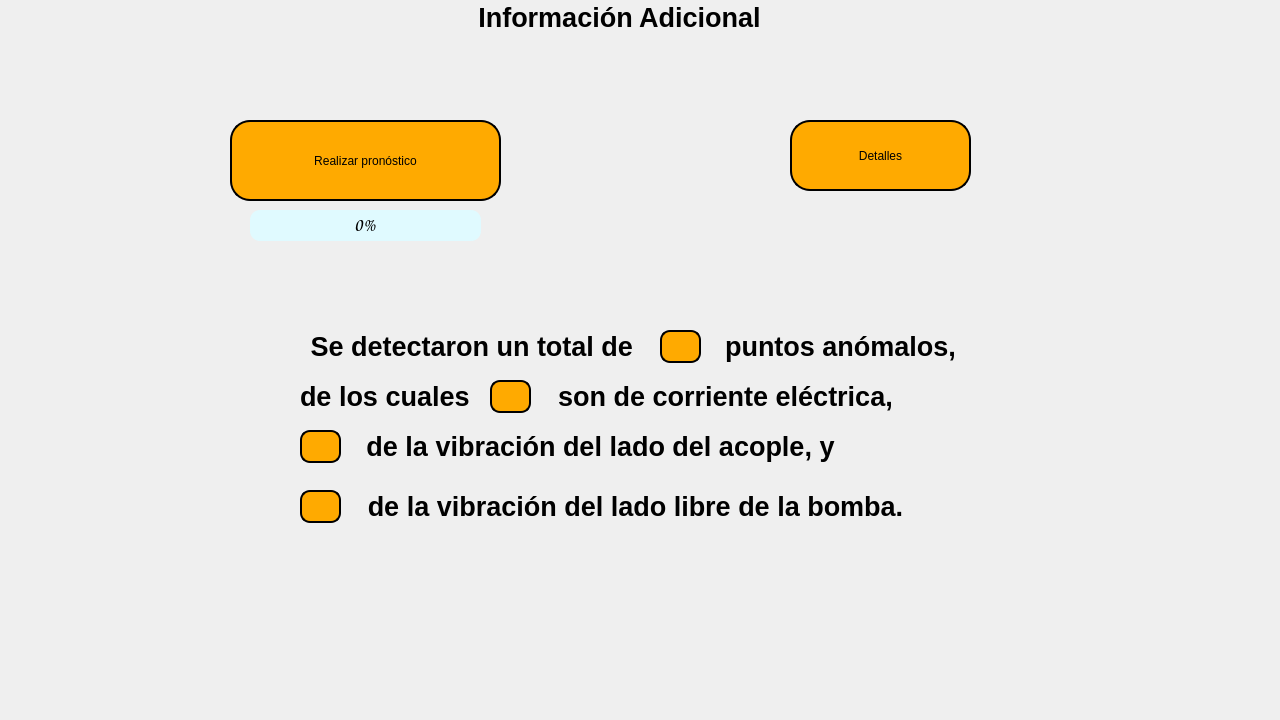
         <widget class="QWidget" name="tab_4">
          <attribute name="icon">
           <iconset>
            <normaloff>../../GUI/5238556.png</normaloff>../../GUI/5238556.png</iconset>
          </attribute>
          <attribute name="title">
           <string/>
          </attribute>
          <widget class="QPushButton" name="pushButton">
           <property name="geometry">
            <rect>
             <x>230</x>
             <y>120</y>
             <width>271</width>
             <height>81</height>
            </rect>
           </property>
           <property name="styleSheet">
            <string notr="true">QPushButton{
background-color:rgb(255, 170, 0);
border-top-left-radius: 20px;
border-bottom-left-radius:20px;
border-top-right-radius:20px;
border-bottom-right-radius:20px;
border-width: 2px;
border-style: solid;
border-color: #000000;
font: 75 18pt &quot;Comic Sans MS&quot;;
}

QPushButton:hover{
font: 75 18pt &quot;Comic Sans MS&quot;;
}</string>
           </property>
           <property name="text">
            <string>Realizar pronóstico</string>
           </property>
          </widget>
          <widget class="QProgressBar" name="progressBar">
           <property name="geometry">
            <rect>
             <x>250</x>
             <y>210</y>
             <width>231</width>
             <height>31</height>
            </rect>
           </property>
           <property name="font">
            <font>
             <family>Comic Sans MS</family>
             <pointsize>14</pointsize>
             <weight>75</weight>
             <bold>true</bold>
            </font>
           </property>
           <property name="styleSheet">
            <string notr="true">QProgressBar{
background-color:rgb(224, 250, 255);
color:rgb(0, 0, 0);
border-style:solid;
border-radius:10px;
text-align: center;
}

QProgressBar::chunk{
border-radius:10px;
background-color: qlineargradient(spread:pad, x1:0, y1:0, x2:1, y2:0, stop:0.397727 rgba(255, 90, 90, 255), stop:1 rgba(230, 255, 0, 255));
}
</string>
           </property>
           <property name="value">
            <number>0</number>
           </property>
          </widget>
          <widget class="QWidget" name="layoutWidget">
           <property name="geometry">
            <rect>
             <x>-1</x>
             <y>0</y>
             <width>1241</width>
             <height>35</height>
            </rect>
           </property>
           <layout class="QHBoxLayout" name="horizontalLayout_4">
            <item>
             <spacer name="horizontalSpacer_7">
              <property name="orientation">
               <enum>Qt::Horizontal</enum>
              </property>
              <property name="sizeHint" stdset="0">
               <size>
                <width>40</width>
                <height>20</height>
               </size>
              </property>
             </spacer>
            </item>
            <item>
             <widget class="QLabel" name="label_8">
              <property name="text">
               <string>&lt;!DOCTYPE HTML PUBLIC &quot;-//W3C//DTD HTML 4.0//EN&quot; &quot;http://www.w3.org/TR/REC-html40/strict.dtd&quot;&gt;
&lt;html&gt;&lt;head&gt;&lt;meta name=&quot;qrichtext&quot; content=&quot;1&quot; /&gt;&lt;style type=&quot;text/css&quot;&gt;
p, li { white-space: pre-wrap; }
&lt;/style&gt;&lt;/head&gt;&lt;body style=&quot; font-family:'MS Shell Dlg 2'; font-size:10pt; font-weight:400; font-style:normal;&quot;&gt;
&lt;p align=&quot;center&quot; style=&quot; margin-top:12px; margin-bottom:12px; margin-left:0px; margin-right:0px; -qt-block-indent:0; text-indent:0px;&quot;&gt;&lt;span style=&quot; font-size:20pt; font-weight:600; color:#000000;&quot;&gt;Información Adicional&lt;/span&gt;&lt;/p&gt;&lt;/body&gt;&lt;/html&gt;</string>
              </property>
             </widget>
            </item>
            <item>
             <spacer name="horizontalSpacer_8">
              <property name="orientation">
               <enum>Qt::Horizontal</enum>
              </property>
              <property name="sizeHint" stdset="0">
               <size>
                <width>40</width>
                <height>20</height>
               </size>
              </property>
             </spacer>
            </item>
           </layout>
          </widget>
          <widget class="QLabel" name="label_4">
           <property name="geometry">
            <rect>
             <x>1050</x>
             <y>540</y>
             <width>221</width>
             <height>171</height>
            </rect>
           </property>
           <property name="styleSheet">
            <string notr="true">background-color: qradialgradient(spread:pad, cx:0.5, cy:0.5, radius:0.5, fx:0.5, fy:0.5, stop:0 rgba(255, 255, 255, 0), stop:0.35 rgba(255, 255, 255, 0), stop:0.4 rgba(255, 255, 255, 0), stop:0.425 rgba(255, 255, 255, 0), stop:0.44 rgba(252, 252, 252, 0), stop:1 rgba(255, 255, 255, 0))</string>
           </property>
           <property name="text">
            <string/>
           </property>
           <property name="pixmap">
            <pixmap>descargar.png</pixmap>
           </property>
           <property name="scaledContents">
            <bool>true</bool>
           </property>
          </widget>
          <widget class="QLabel" name="label_5">
           <property name="geometry">
            <rect>
             <x>1090</x>
             <y>440</y>
             <width>141</width>
             <height>111</height>
            </rect>
           </property>
           <property name="styleSheet">
            <string notr="true">background-color: qradialgradient(spread:pad, cx:0.5, cy:0.5, radius:0.5, fx:0.5, fy:0.5, stop:0 rgba(255, 255, 255, 0), stop:0.35 rgba(255, 255, 255, 0), stop:0.4 rgba(255, 255, 255, 0), stop:0.425 rgba(255, 255, 255, 0), stop:0.44 rgba(252, 252, 252, 0), stop:1 rgba(255, 255, 255, 0))</string>
           </property>
           <property name="text">
            <string/>
           </property>
           <property name="pixmap">
            <pixmap>Mi proyecto.png</pixmap>
           </property>
           <property name="scaledContents">
            <bool>true</bool>
           </property>
          </widget>
          <widget class="QPushButton" name="pushButton_2">
           <property name="geometry">
            <rect>
             <x>790</x>
             <y>120</y>
             <width>181</width>
             <height>71</height>
            </rect>
           </property>
           <property name="styleSheet">
            <string notr="true">QPushButton{
background-color:rgb(255, 170, 0);
border-top-left-radius: 20px;
border-bottom-left-radius:20px;
border-top-right-radius:20px;
border-bottom-right-radius:20px;
border-width: 2px;
border-style: solid;
border-color: #000000;
font: 75 18pt &quot;Comic Sans MS&quot;;
}

QPushButton:hover{
font: 75 18pt &quot;Comic Sans MS&quot;;
}</string>
           </property>
           <property name="text">
            <string>Detalles</string>
           </property>
          </widget>
          <widget class="QLabel" name="total">
           <property name="geometry">
            <rect>
             <x>660</x>
             <y>330</y>
             <width>41</width>
             <height>33</height>
            </rect>
           </property>
           <property name="styleSheet">
            <string notr="true">QLabel{
background-color:rgb(255, 170, 0);
border-top-left-radius: 10px;
border-bottom-left-radius:10px;
border-top-right-radius:10px;
border-bottom-right-radius:10px;
border-width: 2px;
border-style: solid;
border-color: #000000;
font: 75 20pt &quot;MS Shell Dlg 2&quot;;
}</string>
           </property>
           <property name="text">
            <string>&lt;!DOCTYPE HTML PUBLIC &quot;-//W3C//DTD HTML 4.0//EN&quot; &quot;http://www.w3.org/TR/REC-html40/strict.dtd&quot;&gt;
&lt;html&gt;&lt;head&gt;&lt;meta name=&quot;qrichtext&quot; content=&quot;1&quot; /&gt;&lt;style type=&quot;text/css&quot;&gt;
p, li { white-space: pre-wrap; }
&lt;/style&gt;&lt;/head&gt;&lt;body style=&quot; font-family:'MS Shell Dlg 2'; font-size:8pt; font-weight:400; font-style:normal;&quot;&gt;
&lt;p align=&quot;center&quot; style=&quot;-qt-paragraph-type:empty; margin-top:12px; margin-bottom:12px; margin-left:0px; margin-right:0px; -qt-block-indent:0; text-indent:0px;&quot;&gt;&lt;br /&gt;&lt;/p&gt;&lt;/body&gt;&lt;/html&gt;</string>
           </property>
           <property name="alignment">
            <set>Qt::AlignCenter</set>
           </property>
          </widget>
          <widget class="QLabel" name="corriente">
           <property name="geometry">
            <rect>
             <x>490</x>
             <y>380</y>
             <width>41</width>
             <height>33</height>
            </rect>
           </property>
           <property name="styleSheet">
            <string notr="true">QLabel{
background-color:rgb(255, 170, 0);
border-top-left-radius: 10px;
border-bottom-left-radius:10px;
border-top-right-radius:10px;
border-bottom-right-radius:10px;
border-width: 2px;
border-style: solid;
border-color: #000000;
font: 75 20pt &quot;MS Shell Dlg 2&quot;;
}</string>
           </property>
           <property name="text">
            <string>&lt;!DOCTYPE HTML PUBLIC &quot;-//W3C//DTD HTML 4.0//EN&quot; &quot;http://www.w3.org/TR/REC-html40/strict.dtd&quot;&gt;
&lt;html&gt;&lt;head&gt;&lt;meta name=&quot;qrichtext&quot; content=&quot;1&quot; /&gt;&lt;style type=&quot;text/css&quot;&gt;
p, li { white-space: pre-wrap; }
&lt;/style&gt;&lt;/head&gt;&lt;body style=&quot; font-family:'MS Shell Dlg 2'; font-size:8pt; font-weight:400; font-style:normal;&quot;&gt;
&lt;p align=&quot;center&quot; style=&quot;-qt-paragraph-type:empty; margin-top:12px; margin-bottom:12px; margin-left:0px; margin-right:0px; -qt-block-indent:0; text-indent:0px; font-size:10pt;&quot;&gt;&lt;br /&gt;&lt;/p&gt;&lt;/body&gt;&lt;/html&gt;</string>
           </property>
           <property name="alignment">
            <set>Qt::AlignCenter</set>
           </property>
          </widget>
          <widget class="QLabel" name="label_6">
           <property name="geometry">
            <rect>
             <x>300</x>
             <y>380</y>
             <width>181</width>
             <height>33</height>
            </rect>
           </property>
           <property name="styleSheet">
            <string notr="true">background-color: qradialgradient(spread:pad, cx:0.5, cy:0.5, radius:0.5, fx:0.5, fy:0.5, stop:0 rgba(255, 255, 255, 0), stop:0.35 rgba(255, 255, 255, 0), stop:0.4 rgba(255, 255, 255, 0), stop:0.425 rgba(255, 255, 255, 0), stop:0.44 rgba(252, 252, 252, 0), stop:1 rgba(255, 255, 255, 0))</string>
           </property>
           <property name="text">
            <string>&lt;!DOCTYPE HTML PUBLIC &quot;-//W3C//DTD HTML 4.0//EN&quot; &quot;http://www.w3.org/TR/REC-html40/strict.dtd&quot;&gt;
&lt;html&gt;&lt;head&gt;&lt;meta name=&quot;qrichtext&quot; content=&quot;1&quot; /&gt;&lt;style type=&quot;text/css&quot;&gt;
p, li { white-space: pre-wrap; }
&lt;/style&gt;&lt;/head&gt;&lt;body style=&quot; font-family:'MS Shell Dlg 2'; font-size:8pt; font-weight:400; font-style:normal;&quot;&gt;
&lt;p style=&quot; margin-top:0px; margin-bottom:0px; margin-left:0px; margin-right:0px; -qt-block-indent:0; text-indent:0px;&quot;&gt;&lt;span style=&quot; font-size:20pt; font-weight:600; color:#000000;&quot;&gt;de los cuales &lt;/span&gt;&lt;/p&gt;&lt;/body&gt;&lt;/html&gt;</string>
           </property>
          </widget>
          <widget class="QLabel" name="label_9">
           <property name="geometry">
            <rect>
             <x>300</x>
             <y>330</y>
             <width>351</width>
             <height>33</height>
            </rect>
           </property>
           <property name="styleSheet">
            <string notr="true">background-color: qradialgradient(spread:pad, cx:0.5, cy:0.5, radius:0.5, fx:0.5, fy:0.5, stop:0 rgba(255, 255, 255, 0), stop:0.35 rgba(255, 255, 255, 0), stop:0.4 rgba(255, 255, 255, 0), stop:0.425 rgba(255, 255, 255, 0), stop:0.44 rgba(252, 252, 252, 0), stop:1 rgba(255, 255, 255, 0))</string>
           </property>
           <property name="text">
            <string>&lt;!DOCTYPE HTML PUBLIC &quot;-//W3C//DTD HTML 4.0//EN&quot; &quot;http://www.w3.org/TR/REC-html40/strict.dtd&quot;&gt;
&lt;html&gt;&lt;head&gt;&lt;meta name=&quot;qrichtext&quot; content=&quot;1&quot; /&gt;&lt;style type=&quot;text/css&quot;&gt;
p, li { white-space: pre-wrap; }
&lt;/style&gt;&lt;/head&gt;&lt;body style=&quot; font-family:'MS Shell Dlg 2'; font-size:8pt; font-weight:400; font-style:normal;&quot;&gt;
&lt;p align=&quot;center&quot; style=&quot; margin-top:12px; margin-bottom:12px; margin-left:0px; margin-right:0px; -qt-block-indent:0; text-indent:0px;&quot;&gt;&lt;span style=&quot; font-size:20pt; font-weight:600; color:#000000;&quot;&gt;Se detectaron un total de &lt;/span&gt;&lt;/p&gt;&lt;/body&gt;&lt;/html&gt;</string>
           </property>
          </widget>
          <widget class="QLabel" name="label_10">
           <property name="geometry">
            <rect>
             <x>720</x>
             <y>330</y>
             <width>241</width>
             <height>33</height>
            </rect>
           </property>
           <property name="styleSheet">
            <string notr="true">background-color: qradialgradient(spread:pad, cx:0.5, cy:0.5, radius:0.5, fx:0.5, fy:0.5, stop:0 rgba(255, 255, 255, 0), stop:0.35 rgba(255, 255, 255, 0), stop:0.4 rgba(255, 255, 255, 0), stop:0.425 rgba(255, 255, 255, 0), stop:0.44 rgba(252, 252, 252, 0), stop:1 rgba(255, 255, 255, 0))</string>
           </property>
           <property name="text">
            <string>&lt;!DOCTYPE HTML PUBLIC &quot;-//W3C//DTD HTML 4.0//EN&quot; &quot;http://www.w3.org/TR/REC-html40/strict.dtd&quot;&gt;
&lt;html&gt;&lt;head&gt;&lt;meta name=&quot;qrichtext&quot; content=&quot;1&quot; /&gt;&lt;style type=&quot;text/css&quot;&gt;
p, li { white-space: pre-wrap; }
&lt;/style&gt;&lt;/head&gt;&lt;body style=&quot; font-family:'MS Shell Dlg 2'; font-size:8pt; font-weight:400; font-style:normal;&quot;&gt;
&lt;p align=&quot;center&quot; style=&quot; margin-top:12px; margin-bottom:12px; margin-left:0px; margin-right:0px; -qt-block-indent:0; text-indent:0px;&quot;&gt;&lt;span style=&quot; font-size:20pt; font-weight:600; color:#000000;&quot;&gt;puntos anómalos,&lt;/span&gt;&lt;/p&gt;&lt;/body&gt;&lt;/html&gt;</string>
           </property>
          </widget>
          <widget class="QLabel" name="label_11">
           <property name="geometry">
            <rect>
             <x>540</x>
             <y>380</y>
             <width>371</width>
             <height>33</height>
            </rect>
           </property>
           <property name="styleSheet">
            <string notr="true">background-color: qradialgradient(spread:pad, cx:0.5, cy:0.5, radius:0.5, fx:0.5, fy:0.5, stop:0 rgba(255, 255, 255, 0), stop:0.35 rgba(255, 255, 255, 0), stop:0.4 rgba(255, 255, 255, 0), stop:0.425 rgba(255, 255, 255, 0), stop:0.44 rgba(252, 252, 252, 0), stop:1 rgba(255, 255, 255, 0))</string>
           </property>
           <property name="text">
            <string>&lt;!DOCTYPE HTML PUBLIC &quot;-//W3C//DTD HTML 4.0//EN&quot; &quot;http://www.w3.org/TR/REC-html40/strict.dtd&quot;&gt;
&lt;html&gt;&lt;head&gt;&lt;meta name=&quot;qrichtext&quot; content=&quot;1&quot; /&gt;&lt;style type=&quot;text/css&quot;&gt;
p, li { white-space: pre-wrap; }
&lt;/style&gt;&lt;/head&gt;&lt;body style=&quot; font-family:'MS Shell Dlg 2'; font-size:8pt; font-weight:400; font-style:normal;&quot;&gt;
&lt;p align=&quot;center&quot; style=&quot; margin-top:12px; margin-bottom:12px; margin-left:0px; margin-right:0px; -qt-block-indent:0; text-indent:0px;&quot;&gt;&lt;span style=&quot; font-size:20pt; font-weight:600; color:#000000;&quot;&gt;son de corriente eléctrica,&lt;/span&gt;&lt;/p&gt;&lt;/body&gt;&lt;/html&gt;</string>
           </property>
          </widget>
          <widget class="QLabel" name="label_12">
           <property name="geometry">
            <rect>
             <x>350</x>
             <y>430</y>
             <width>501</width>
             <height>33</height>
            </rect>
           </property>
           <property name="styleSheet">
            <string notr="true">background-color: qradialgradient(spread:pad, cx:0.5, cy:0.5, radius:0.5, fx:0.5, fy:0.5, stop:0 rgba(255, 255, 255, 0), stop:0.35 rgba(255, 255, 255, 0), stop:0.4 rgba(255, 255, 255, 0), stop:0.425 rgba(255, 255, 255, 0), stop:0.44 rgba(252, 252, 252, 0), stop:1 rgba(255, 255, 255, 0))</string>
           </property>
           <property name="text">
            <string>&lt;!DOCTYPE HTML PUBLIC &quot;-//W3C//DTD HTML 4.0//EN&quot; &quot;http://www.w3.org/TR/REC-html40/strict.dtd&quot;&gt;
&lt;html&gt;&lt;head&gt;&lt;meta name=&quot;qrichtext&quot; content=&quot;1&quot; /&gt;&lt;style type=&quot;text/css&quot;&gt;
p, li { white-space: pre-wrap; }
&lt;/style&gt;&lt;/head&gt;&lt;body style=&quot; font-family:'MS Shell Dlg 2'; font-size:8pt; font-weight:400; font-style:normal;&quot;&gt;
&lt;p align=&quot;center&quot; style=&quot; margin-top:12px; margin-bottom:12px; margin-left:0px; margin-right:0px; -qt-block-indent:0; text-indent:0px;&quot;&gt;&lt;span style=&quot; font-size:20pt; font-weight:600; color:#000000;&quot;&gt;de la vibración del lado del acople, y&lt;/span&gt;&lt;/p&gt;&lt;/body&gt;&lt;/html&gt;</string>
           </property>
          </widget>
          <widget class="QLabel" name="label_17">
           <property name="geometry">
            <rect>
             <x>350</x>
             <y>490</y>
             <width>571</width>
             <height>33</height>
            </rect>
           </property>
           <property name="styleSheet">
            <string notr="true">background-color: qradialgradient(spread:pad, cx:0.5, cy:0.5, radius:0.5, fx:0.5, fy:0.5, stop:0 rgba(255, 255, 255, 0), stop:0.35 rgba(255, 255, 255, 0), stop:0.4 rgba(255, 255, 255, 0), stop:0.425 rgba(255, 255, 255, 0), stop:0.44 rgba(252, 252, 252, 0), stop:1 rgba(255, 255, 255, 0))</string>
           </property>
           <property name="text">
            <string>&lt;!DOCTYPE HTML PUBLIC &quot;-//W3C//DTD HTML 4.0//EN&quot; &quot;http://www.w3.org/TR/REC-html40/strict.dtd&quot;&gt;
&lt;html&gt;&lt;head&gt;&lt;meta name=&quot;qrichtext&quot; content=&quot;1&quot; /&gt;&lt;style type=&quot;text/css&quot;&gt;
p, li { white-space: pre-wrap; }
&lt;/style&gt;&lt;/head&gt;&lt;body style=&quot; font-family:'MS Shell Dlg 2'; font-size:8pt; font-weight:400; font-style:normal;&quot;&gt;
&lt;p align=&quot;center&quot; style=&quot; margin-top:12px; margin-bottom:12px; margin-left:0px; margin-right:0px; -qt-block-indent:0; text-indent:0px;&quot;&gt;&lt;span style=&quot; font-size:20pt; font-weight:600; color:#000000;&quot;&gt;de la vibración del lado libre de la bomba.&lt;/span&gt;&lt;/p&gt;&lt;/body&gt;&lt;/html&gt;</string>
           </property>
          </widget>
          <widget class="QLabel" name="vibla">
           <property name="geometry">
            <rect>
             <x>300</x>
             <y>430</y>
             <width>41</width>
             <height>33</height>
            </rect>
           </property>
           <property name="styleSheet">
            <string notr="true">QLabel{
background-color:rgb(255, 170, 0);
border-top-left-radius: 10px;
border-bottom-left-radius:10px;
border-top-right-radius:10px;
border-bottom-right-radius:10px;
border-width: 2px;
border-style: solid;
border-color: #000000;
font: 75 20pt &quot;MS Shell Dlg 2&quot;;
}</string>
           </property>
           <property name="text">
            <string>&lt;!DOCTYPE HTML PUBLIC &quot;-//W3C//DTD HTML 4.0//EN&quot; &quot;http://www.w3.org/TR/REC-html40/strict.dtd&quot;&gt;
&lt;html&gt;&lt;head&gt;&lt;meta name=&quot;qrichtext&quot; content=&quot;1&quot; /&gt;&lt;style type=&quot;text/css&quot;&gt;
p, li { white-space: pre-wrap; }
&lt;/style&gt;&lt;/head&gt;&lt;body style=&quot; font-family:'MS Shell Dlg 2'; font-size:8pt; font-weight:400; font-style:normal;&quot;&gt;
&lt;p align=&quot;center&quot; style=&quot;-qt-paragraph-type:empty; margin-top:12px; margin-bottom:12px; margin-left:0px; margin-right:0px; -qt-block-indent:0; text-indent:0px;&quot;&gt;&lt;br /&gt;&lt;/p&gt;&lt;/body&gt;&lt;/html&gt;</string>
           </property>
           <property name="alignment">
            <set>Qt::AlignCenter</set>
           </property>
          </widget>
          <widget class="QLabel" name="vibll">
           <property name="geometry">
            <rect>
             <x>300</x>
             <y>490</y>
             <width>41</width>
             <height>33</height>
            </rect>
           </property>
           <property name="styleSheet">
            <string notr="true">QLabel{
background-color:rgb(255, 170, 0);
border-top-left-radius: 10px;
border-bottom-left-radius:10px;
border-top-right-radius:10px;
border-bottom-right-radius:10px;
border-width: 2px;
border-style: solid;
border-color: #000000;
font: 75 20pt &quot;MS Shell Dlg 2&quot;;
}</string>
           </property>
           <property name="text">
            <string>&lt;!DOCTYPE HTML PUBLIC &quot;-//W3C//DTD HTML 4.0//EN&quot; &quot;http://www.w3.org/TR/REC-html40/strict.dtd&quot;&gt;
&lt;html&gt;&lt;head&gt;&lt;meta name=&quot;qrichtext&quot; content=&quot;1&quot; /&gt;&lt;style type=&quot;text/css&quot;&gt;
p, li { white-space: pre-wrap; }
&lt;/style&gt;&lt;/head&gt;&lt;body style=&quot; font-family:'MS Shell Dlg 2'; font-size:8pt; font-weight:400; font-style:normal;&quot;&gt;
&lt;p align=&quot;center&quot; style=&quot;-qt-paragraph-type:empty; margin-top:12px; margin-bottom:12px; margin-left:0px; margin-right:0px; -qt-block-indent:0; text-indent:0px;&quot;&gt;&lt;br /&gt;&lt;/p&gt;&lt;/body&gt;&lt;/html&gt;</string>
           </property>
           <property name="alignment">
            <set>Qt::AlignCenter</set>
           </property>
          </widget>
         </widget>
